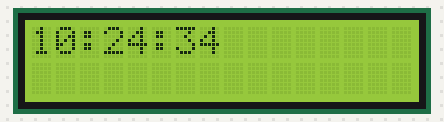
Bench run of a program on a simulated ESP8266 (Wemos D1 mini). Shown: 16×2 character LCD. The local clock reads 2024-03-15 10:24:30 at power-on unless the program sets it; what the program prints to the serial monitor is not drawn.

Above: at 4.1 s.
At 8.2 s:
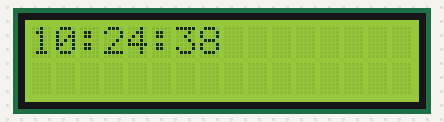
At 12.3 s:
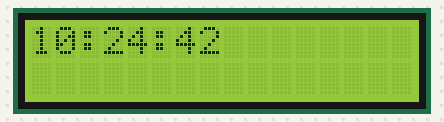
At 21.5 s:
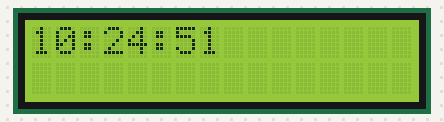
At 29.2 s:
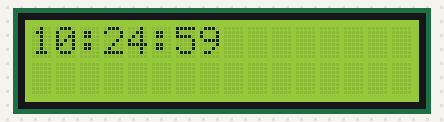
At 38.4 s:
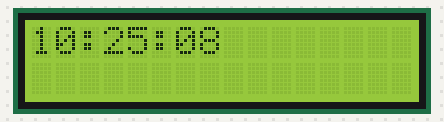

Measured:
- what the display in image 0 shows lasts 1.0 s, from 4.1 s to 5.1 s

The program:

main.cpp
```cpp
#include "Arduino.h"
#include <ESP8266WiFi.h>
#include <WiFiClient.h>
#include <ESP8266WiFiMulti.h>
#include <ESP8266mDNS.h>
#include <ESP8266WebServer.h>
#include <time.h>
#include "IGINO_Config.h"
#include "IGINO_Server.h"
#include "IGINO_Display.h"

ESP8266WiFiMulti WiFiMulti;
IGINO_Display display = IGINO_Display();
IGINO_Server server = IGINO_Server(SERVER_LISTEN_PORT, display);

static void setupWifi();
static void setupMDNS();

/*
ref.: https://lastminuteengineers.com/esp32-ntp-server-date-time-tutorial/
*/

#define UTC_OFFSET -3
const char *ntpServer1 = "pool.ntp.org";
const char *ntpServer2 = "time.nist.gov";
const long gmtOffset_sec = 3600;
int dst = 0;

// used by sprintf to format time displays
char LCDTime[] = "00000000";

void setup()
{
  Serial.begin(IGINO_SERIAL_BAUD_RATE);
  Serial.setDebugOutput(true);
  setupWifi();
  setupMDNS();
  server.init();
  display.init();
  configTime(UTC_OFFSET * gmtOffset_sec, dst, ntpServer1, ntpServer2);
}

void loop()
{
  server.handleClient();
  MDNS.update();

  time_t now = time(NULL);
  struct tm *timeinfo;
  time(&now);
  timeinfo = localtime(&now);
  sprintf(LCDTime, "%02d:%02d:%02d", timeinfo->tm_hour, timeinfo->tm_min, timeinfo->tm_sec);
  display.print(LCDTime, NULL);
  delay(500);
}

void setupWifi()
{
  Serial.println();
  Serial.println();
  Serial.println();

  for (uint8_t t = 4; t > 0; t--)
  {
    Serial.printf("[SETUP] WAIT %d...\n", t);
    Serial.flush();
    delay(1000);
  }

  WiFi.mode(WIFI_STA);
  WiFiMulti.addAP(IGINO_WIFI_SSID, IGINO_WIFI_PASSWORD);
}

void setupMDNS()
{
  //Start the mDNS responder for esp8266.local
  if (MDNS.begin(MDNS_NAME))
  {
    Serial.println("mDNS responder started");
  }
  else
  {
    Serial.println("Error setting up MDNS responder!");
  }
}
```

IGINO_Display.h
```cpp
#ifndef IGINO_Display_h
#define IGINO_Display_h

#include "LiquidCrystal_I2C.h"

class IGINO_Display
{
private:
    LiquidCrystal_I2C *_lcd;

public:
    IGINO_Display();
    ~IGINO_Display();
    void init();
    void print(const char *line1, const char *line2);
    void clear();
};

#endif
```

IGINO_Server.h
```cpp
#ifndef IGINO_Server_h
#define IGINO_Server_h

#include "ESP8266WebServer.h"
#include "IGINO_Display.h"

class IGINO_Server
{
private:
    ESP8266WebServer *_server;
    IGINO_Display *_display;
public:
    IGINO_Server(int port, IGINO_Display &display);
    ~IGINO_Server();
    void init();
    void handleClient();
    void handleRoot();
    void handleNotFound();
    void handleNotify();
};

#endif
```

IGINO_Display.cpp
```cpp
#include "IGINO_Display.h"

/*
ref.: http://www.esp8266learning.com/wemos-mini-i2c-lcd-example.php
*/

IGINO_Display::IGINO_Display()
{
    this->_lcd = new LiquidCrystal_I2C(0x27, 16, 2);
}

IGINO_Display::~IGINO_Display()
{
    free(this->_lcd);
    this->_lcd = NULL;
}

void IGINO_Display::init()
{
    this->_lcd->init();
    this->_lcd->clear();
    this->_lcd->backlight();
}

void IGINO_Display::print(const char *line1, const char *line2)
{
    this->_lcd->clear();
    if (line1 != NULL)
    {
        this->_lcd->setCursor(0, 0);
        this->_lcd->print(line1);
    }
    if (line2 != NULL)
    {
        this->_lcd->setCursor(0, 1);
        this->_lcd->print(line2);
    }
}

void IGINO_Display::clear()
{
    this->_lcd->clear();
}
```

IGINO_Server.cpp
```cpp
#include "IGINO_Server.h"
#include <ESP8266WiFi.h>
#include <WiFiClient.h>
#include <ESP8266WiFiMulti.h>
#include <ESP8266mDNS.h>
#include <ESP8266WebServer.h>

/*
ref.:
https://tttapa.github.io/ESP8266/Chap10%20-%20Simple%20Web%20Server.html
https://tttapa.github.io/ESP8266/Chap08%20-%20mDNS.html
*/

IGINO_Server::IGINO_Server(int port, IGINO_Display &display)
{
    this->_server = new ESP8266WebServer(port);
    this->_display = &display;
}

IGINO_Server::~IGINO_Server()
{
    free(this->_server);
    this->_server = NULL;
    this->_display = NULL;
}

void IGINO_Server::init()
{
    this->_server->on("/", HTTP_GET, [this]() { this->handleRoot(); });
    this->_server->onNotFound([this]() { this->handleNotFound(); });
    this->_server->on("/notify", HTTP_POST, [this]() { this->handleNotify(); });
    this->_server->begin();
    Serial.println("HTTP server started");
}

void IGINO_Server::handleClient()
{
    this->_server->handleClient();
}

void IGINO_Server::handleRoot()
{
    this->_server->send(200, "text/html", "24:00");
}

void IGINO_Server::handleNotFound()
{
    this->_server->send(404, "text/plain", "404: Not found");
}

void IGINO_Server::handleNotify()
{
    this->_server->send(200, "text/text", "OK");
    this->_display->print("Hora de la medicacion!", "Que mejores!!!");
    delay(30000);
}
```

IGINO_Config.h
```cpp
#ifndef IGINO_Config_h
#define IGINO_Config_h

#define IGINO_SERIAL_BAUD_RATE 115200

// Wifi
#define IGINO_WIFI_SSID "treehouse_2.4"
#define IGINO_WIFI_PASSWORD ""

#define MDNS_NAME "iGino-AlarmClock"

#define SERVER_LISTEN_PORT 80

#endif
```
